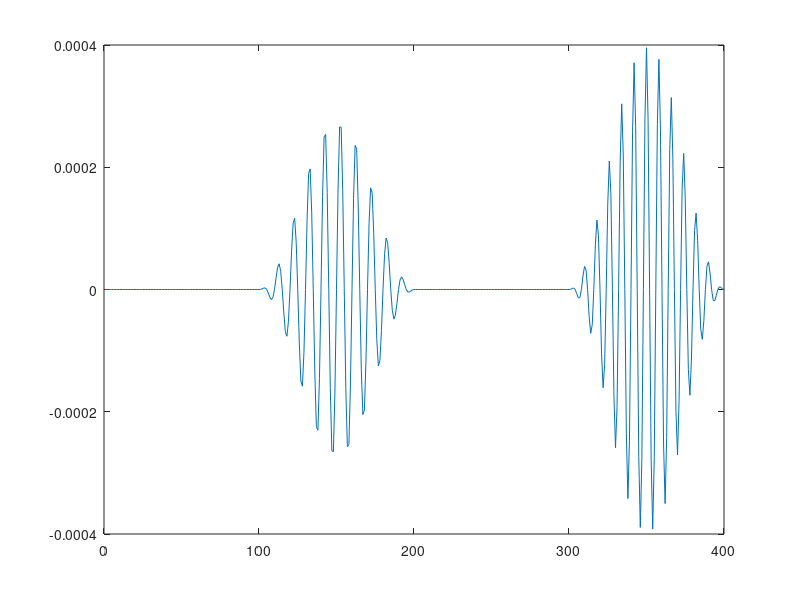

Write the MATLAB code that produced this figure.
frequencies=[1000 1250];
amplitudesdB=[20 23];
nFrequencies=length(frequencies);

dt=0.0001;

toneDuration=.010;
time=dt:dt:toneDuration;

% fixed ramp, silenceDuration, toneDuration
rampDuration=0.005;
rampTime=dt:dt:rampDuration;
ramp=[0.5*(1+cos(2*pi*rampTime/(2*rampDuration)+pi)) ...
    ones(1,length(time)-length(rampTime))];
ramp=ramp.*fliplr(ramp);

silenceDuration=0.010;
silenceDurationLength=round(silenceDuration/dt);
initialSilence=zeros(1,silenceDurationLength);

silenceToneDuration=toneDuration + silenceDuration;
silenceToneDurationLength=round(silenceToneDuration/dt);

totalDuration=silenceToneDuration*nFrequencies;
totalDurationLength=round(totalDuration/dt);
stimulus=zeros(1,totalDurationLength);
toneBeginPTR=1;

for i=1:nFrequencies
    frequency=frequencies(i);
    dBSPL=amplitudesdB(i);
    amplitude=28e-6* 10.^(dBSPL/20);
    tone=amplitude*sin(2*pi*frequency*time);
    tone=tone.*ramp;
    stimulus(toneBeginPTR:toneBeginPTR+silenceToneDurationLength-1)=...
        [initialSilence tone];    
    toneBeginPTR=toneBeginPTR+silenceToneDurationLength;
end
figure(2), plot( stimulus')
